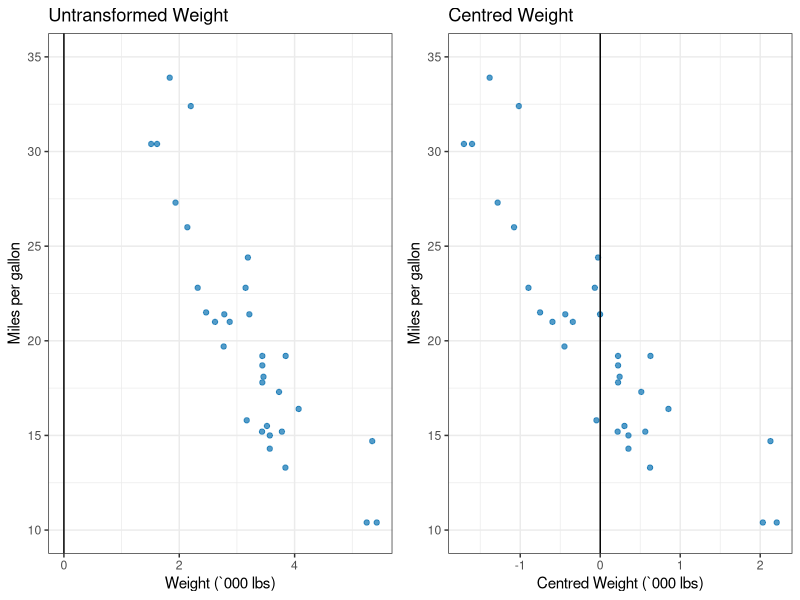
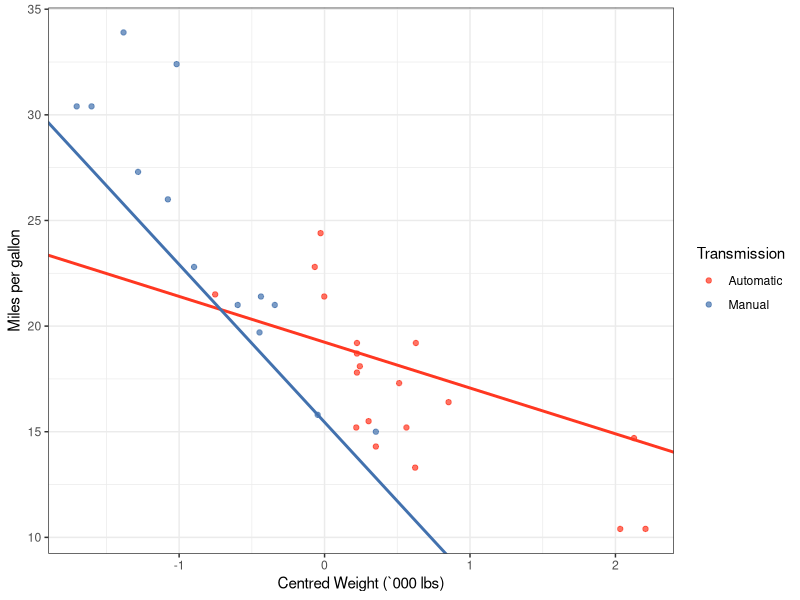

Write the R code that produced these figures, in order.
## ---- chunk 1
data(mtcars)
mtcars$am.f <- as.factor(mtcars$am); levels(mtcars$am.f) <- c("Automatic", "Manual")

# Build the model
model <- lm(mpg ~ wt + am.f + wt * am.f, data = mtcars)
summary(model)$coef
## ---- chunk 2
library(ggplot2); library(gridExtra)
g1 <- ggplot(data=mtcars, aes(x=wt, y=mpg)) + 
        geom_point(alpha = 0.7, colour = "#0971B2") +
        ylab("Miles per gallon") + 
        ylim(10, 35) +
        xlab("Weight (`000 lbs)") +
        ggtitle("Untransformed Weight") + 
        geom_vline(xintercept = 0) +
        theme_bw()

mtcars$centred.wt <- mtcars$wt - mean(mtcars$wt)
g2 <- ggplot(data=mtcars, aes(x=centred.wt, y=mpg)) + 
        geom_point(alpha = 0.7, colour = "#0971B2") +
        ylab("Miles per gallon") + 
        ylim(10, 35) +
        xlab("Centred Weight (`000 lbs)") +
        ggtitle("Centred Weight") +  
        geom_vline(xintercept = 0) +
        theme_bw()

grid.arrange(g1, g2, nrow = 1, ncol = 2)
## ---- chunk 3
centred.model <- lm(mpg ~ I(wt - mean(wt)) + am.f + I(wt - mean(wt)) * am.f, data = mtcars)
summary(centred.model)$coef
## ---- chunk 4
library(ggplot2)
gp <- ggplot(data=mtcars, aes(x=centred.wt, y=mpg, colour=am.f)) + 
        geom_point(alpha = 0.7) +
        geom_abline(intercept = coef(centred.model)[1], slope = coef(centred.model)[3], 
                    size = 1, color = "#FF3721") +
        geom_abline(intercept = coef(centred.model)[1] + coef(centred.model)[2], 
                    slope = coef(centred.model)[3] + coef(centred.model)[4], 
                    size = 1, color = "#4271AE") +
        scale_colour_manual(name="Transmission",  values =c("#FF3721", "#4271AE")) +
        ylab("Miles per gallon") +    
        xlab("Centred Weight (`000 lbs)") +
        theme_bw()
gp
## ---- chunk 5
centred.model.auto <- lm(mpg ~ I(wt - mean(mtcars$wt)), data = mtcars[mtcars$am == 0, ])
centred.model.manual <- lm(mpg ~ I(wt - mean(mtcars$wt)), data = mtcars[mtcars$am == 1, ])
## ---- chunk 6
manual.car <- data.frame(wt = 2.620)
auto.car <- data.frame(wt = 3.570)

# CI for mean
manual.ci <- predict(centred.model.manual, newdata = manual.car, 
                     interval = ("confidence"), level = 0.95)
auto.ci <- predict(centred.model.auto, newdata = auto.car, 
                   interval = ("confidence"), level = 0.95)
## ---- chunk 7
new.cars <- data.frame(wt = 2)

# Prediction interval for new values
manual.predict.ci <- predict(centred.model.manual, newdata = new.cars, 
                             interval = ("prediction"), level = 0.95)
auto.predict.ci <- predict(centred.model.auto, newdata = new.cars, 
                           interval = ("prediction"), level = 0.95)
